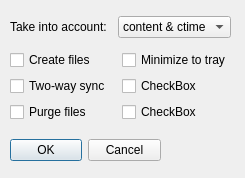
<?xml version="1.0" encoding="UTF-8"?>
<ui version="4.0">
 <class>Dialog_s</class>
 <widget class="QDialog" name="Dialog_s">
  <property name="geometry">
   <rect>
    <x>0</x>
    <y>0</y>
    <width>245</width>
    <height>178</height>
   </rect>
  </property>
  <property name="windowTitle">
   <string>Dialog</string>
  </property>
  <widget class="QDialogButtonBox" name="buttonBox">
   <property name="geometry">
    <rect>
     <x>10</x>
     <y>130</y>
     <width>151</width>
     <height>41</height>
    </rect>
   </property>
   <property name="orientation">
    <enum>Qt::Horizontal</enum>
   </property>
   <property name="standardButtons">
    <set>QDialogButtonBox::Cancel|QDialogButtonBox::Ok</set>
   </property>
  </widget>
  <widget class="QWidget" name="layoutWidget">
   <property name="geometry">
    <rect>
     <x>10</x>
     <y>10</y>
     <width>221</width>
     <height>118</height>
    </rect>
   </property>
   <layout class="QGridLayout" name="gridLayout_2">
    <item row="0" column="0">
     <layout class="QHBoxLayout" name="horizontalLayout">
      <item>
       <widget class="QLabel" name="label_acc_t">
        <property name="text">
         <string>Take into account:</string>
        </property>
       </widget>
      </item>
      <item>
       <widget class="QComboBox" name="comboBox_account">
        <item>
         <property name="text">
          <string>content &amp; ctime</string>
         </property>
        </item>
       </widget>
      </item>
     </layout>
    </item>
    <item row="1" column="0">
     <layout class="QGridLayout" name="gridLayout">
      <item row="2" column="0">
       <widget class="QCheckBox" name="checkBox_purge">
        <property name="text">
         <string>Purge files</string>
        </property>
       </widget>
      </item>
      <item row="2" column="1">
       <widget class="QCheckBox" name="checkBox_6">
        <property name="text">
         <string>CheckBox</string>
        </property>
       </widget>
      </item>
      <item row="1" column="0">
       <widget class="QCheckBox" name="checkBox_twoway">
        <property name="text">
         <string>Two-way sync</string>
        </property>
       </widget>
      </item>
      <item row="0" column="0">
       <widget class="QCheckBox" name="checkBox_create">
        <property name="text">
         <string>Create files</string>
        </property>
       </widget>
      </item>
      <item row="0" column="1">
       <widget class="QCheckBox" name="checkBox_minimize">
        <property name="text">
         <string>Minimize to tray</string>
        </property>
       </widget>
      </item>
      <item row="1" column="1">
       <widget class="QCheckBox" name="checkBox_5">
        <property name="text">
         <string>CheckBox</string>
        </property>
       </widget>
      </item>
     </layout>
    </item>
   </layout>
  </widget>
 </widget>
 <resources/>
 <connections>
  <connection>
   <sender>buttonBox</sender>
   <signal>accepted()</signal>
   <receiver>Dialog_s</receiver>
   <slot>accept()</slot>
   <hints>
    <hint type="sourcelabel">
     <x>248</x>
     <y>254</y>
    </hint>
    <hint type="destinationlabel">
     <x>157</x>
     <y>274</y>
    </hint>
   </hints>
  </connection>
  <connection>
   <sender>buttonBox</sender>
   <signal>rejected()</signal>
   <receiver>Dialog_s</receiver>
   <slot>reject()</slot>
   <hints>
    <hint type="sourcelabel">
     <x>316</x>
     <y>260</y>
    </hint>
    <hint type="destinationlabel">
     <x>286</x>
     <y>274</y>
    </hint>
   </hints>
  </connection>
 </connections>
</ui>
